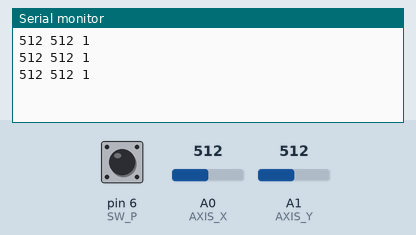
Recording of a sketch running on a simulated Arduino Uno, built with avr-gcc and run on an emulated ATmega328P. Shown: the last lines printed to the serial monitor. The inputs (shaded band) are chosen by the test bench; at power-on: A0 (AXIS_X) = 512, A1 (AXIS_Y) = 512, pin 6 (SW_P) HIGH.

Above: at 1.3 s.
1.4 s: A0 (AXIS_X) set to 716
At 1.9 s:
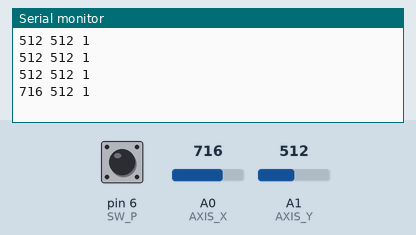
2.9 s: A1 (AXIS_Y) set to 716
At 3.4 s:
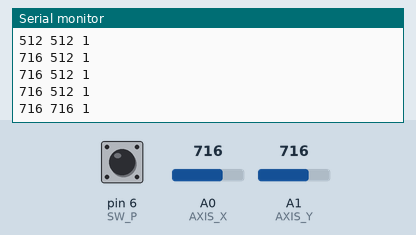
4.4 s: pin 6 (SW_P) pulled LOW for 0.6 s
At 4.9 s:
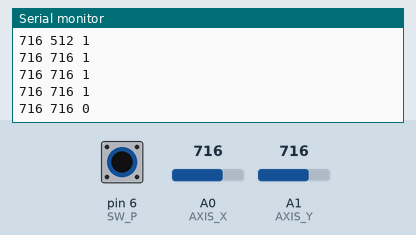
6.5 s: A0 (AXIS_X) set to 900
At 6.9 s:
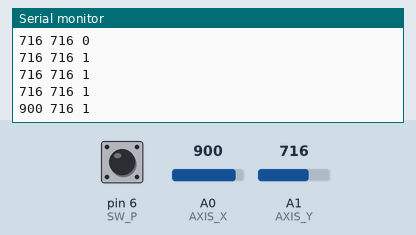
8.0 s: pin 6 (SW_P) pulled LOW for 1 s
At 8.4 s:
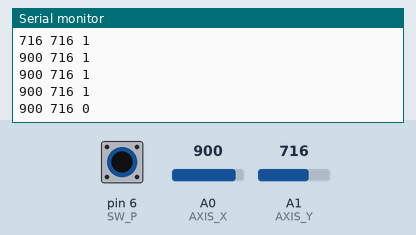
10.5 s: A1 (AXIS_Y) set to 900
At 10.9 s:
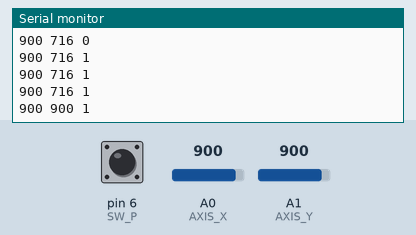
Timing chart, 0 to 13.0 s (numbered marks = the images above; inputs shaded):
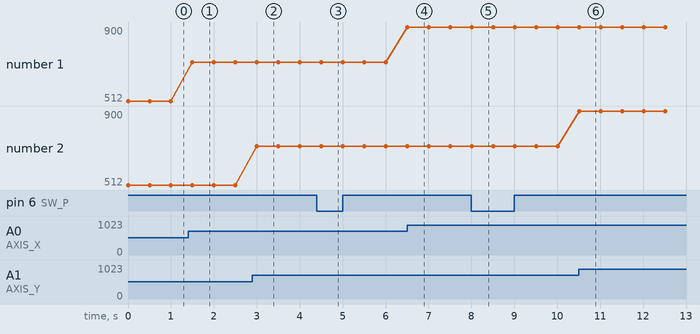

The sketch:

set_arduino.ino
```cpp
const int AXIS_X = A0;
const int AXIS_Y = A1;
const int SW_P = 6;

void setup() {
  Serial.begin(9600);
  pinMode(SW_P,INPUT_PULLUP);
}

void loop() {

  Serial.print(analogRead(AXIS_X));
  Serial.print(" ");
  Serial.print(analogRead(AXIS_Y));
  Serial.print(" ");
  Serial.println(digitalRead(SW_P));
  delay(500);
}
```

Measured:
- after the input at 1.4 s, the serial monitor: prints a new line after 0.10 s (image 1)
- after the input at 2.9 s, the serial monitor: prints a new line after 0.10 s (image 2)
- after the input at 4.4 s, the serial monitor: prints a new line after 0.11 s (image 3)
- after the input at 6.5 s, the serial monitor: prints a new line at once (image 4)
- after the input at 8.0 s, the serial monitor: prints a new line at once (image 5)
- after the input at 10.5 s, the serial monitor: prints a new line at once (image 6)
- plotted number 1: 512 → 716 after the input at 1.4 s, 716 → 900 after the input at 6.5 s
